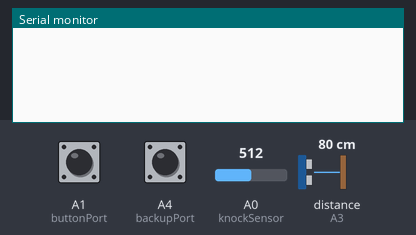
Bench run of a sketch on a simulated Arduino Uno, built with avr-gcc and run on an emulated ATmega328P. Parts: the last lines printed to the serial monitor. Wiring (inferred from the names in the program): ultrasonic range finder: trigger A2; echo A3. Inputs (shaded band) come from the test bench; at power-on: distance to the obstacle (sensor on A3) 80 cm, A1 (buttonPort) LOW, A4 (backupPort) LOW, A0 (knockSensor) = 512. The echo pulse lasts 58.3 µs per cm.

Above: at 2.0 s.
2.1 s: distance to the obstacle (sensor on A3) set to 2 cm
At 3.0 s:
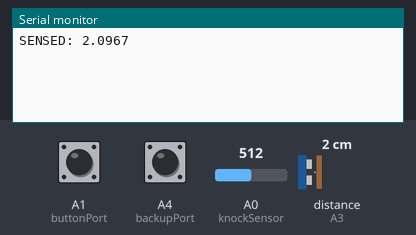
3.6 s: A1 (buttonPort) pulled HIGH for 0.15 s
At 4.2 s:
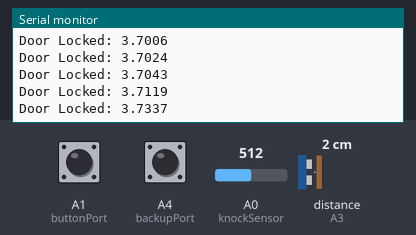
5.2 s: A4 (backupPort) pulled HIGH for 0.15 s
At 6.0 s:
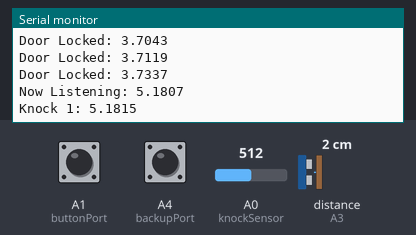
6.8 s: A4 (backupPort) pulled HIGH for 1 s
At 8.5 s:
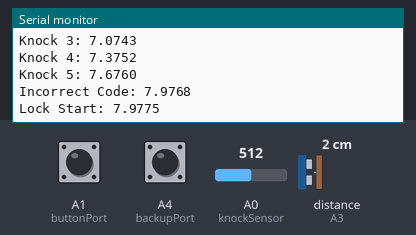
9.5 s: distance to the obstacle (sensor on A3) set to 250 cm
12.5 s: A1 (buttonPort) pulled HIGH for 1 s
At 14.2 s:
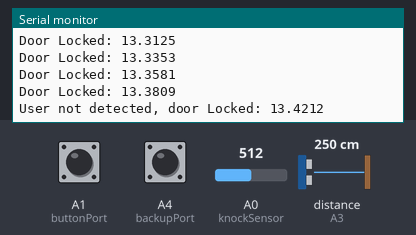

The sketch:

BockinKnox__final.ino.ino
```cpp
//LED CONSTANTS
const int row[6] = {8, 9, 10, 11, 12, 13};
const int col[6] = {7, 6, 5, 4, 3, 2};

const int empty[6][6] = {
  {0,0,0,0,0,0},
  {0,0,0,0,0,0},
  {0,0,0,0,0,0},
  {0,0,0,0,0,0},
  {0,0,0,0,0,0},
  {0,0,0,0,0,0},
};


const int full[6][6] = {
  {1,1,1,1,1,1},
  {1,1,1,1,1,1},
  {1,1,1,1,1,1},
  {1,1,1,1,1,1},
  {1,1,1,1,1,1},
  {1,1,1,1,1,1},
};

const int arrow1[6][6] = {
  {0,0,1,1,0,0},
  {0,0,0,0,0,0},
  {0,0,0,0,0,0},
  {0,0,0,0,0,0},
  {0,0,0,0,0,0},
  {0,0,0,0,0,0},
};

const int arrow2[6][6] = {
  {0,0,1,1,0,0},
  {0,0,1,1,0,0},
  {0,0,0,0,0,0},
  {0,0,0,0,0,0},
  {0,0,0,0,0,0},
  {0,0,0,0,0,0},
};

const int arrow3[6][6] = {
  {0,0,1,1,0,0},
  {0,0,1,1,0,0},
  {0,0,1,1,0,0},
  {0,0,0,0,0,0},
  {0,0,0,0,0,0},
  {0,0,0,0,0,0},
};

const int arrow4[6][6] = {
  {0,0,1,1,0,0},
  {0,0,1,1,0,0},
  {0,0,1,1,0,0},
  {1,1,1,1,1,1},
  {0,0,0,0,0,0},
  {0,0,0,0,0,0},
};

const int arrow5[6][6] = {
  {0,0,1,1,0,0},
  {0,0,1,1,0,0},
  {0,0,1,1,0,0},
  {1,1,1,1,1,1},
  {0,1,1,1,1,0},
  {0,0,0,0,0,0},
};

const int arrow6[6][6] = {
  {0,0,1,1,0,0},
  {0,0,1,1,0,0},
  {0,0,1,1,0,0},
  {1,1,1,1,1,1},
  {0,1,1,1,1,0},
  {0,0,1,1,0,0},
};


const int blue[6][6] = {
  {0,0,0,1,1,1},
  {0,0,0,1,1,1},
  {0,0,0,1,1,1},
  {0,0,0,1,1,1},
  {0,0,0,1,1,1},
  {0,0,0,1,1,1},
};
const int circle1[6][6] = {
  {0,0,0,0,0,0},
  {0,0,0,0,0,0},
  {0,0,1,1,0,0},
  {0,0,1,1,0,0},
  {0,0,0,0,0,0},
  {0,0,0,0,0,0},
};

const int circle2[6][6] = {
  {0,0,0,0,0,0},
  {0,1,1,1,1,0},
  {0,1,0,0,1,0},
  {0,1,0,0,1,0},
  {0,1,1,1,1,0},
  {0,0,0,0,0,0},
};

const int circle3[6][6] = {
  {1,1,1,1,1,1},
  {1,0,0,0,0,1},
  {1,0,0,0,0,1},
  {1,0,0,0,0,1},
  {1,0,0,0,0,1},
  {1,1,1,1,1,1},
};

// incorrect input
const int red[6][6]  = {
  {1,1,1,0,0,0},
  {1,1,1,0,0,0},
  {1,1,1,0,0,0},
  {1,1,1,0,0,0},
  {1,1,1,0,0,0},
  {1,1,1,0,0,0}
};

const int redLine1[6][6]  = {
  {1,0,0,0,0,0},
  {1,0,0,0,0,0},
  {1,0,0,0,0,0},
  {1,0,0,0,0,0},
  {1,0,0,0,0,0},
  {1,0,0,0,0,0}
};

const int redLine2[6][6]  = {
  {1,1,0,0,0,0},
  {1,1,0,0,0,0},
  {1,1,0,0,0,0},
  {1,1,0,0,0,0},
  {1,1,0,0,0,0},
  {1,1,0,0,0,0}
};

const int one[6][6]  = {
  {0,0,1,1,0,0},
  {0,0,1,1,0,0},
  {0,0,1,1,0,0},
  {0,0,1,1,0,0},
  {0,0,1,1,0,0},
  {0,0,1,1,0,0}
};

const int two[6][6] = {
  {1,1,1,1,1,1},
  {0,0,0,0,0,1},
  {0,0,0,0,0,1},
  {1,1,1,1,1,1},
  {1,0,0,0,0,0},
  {1,1,1,1,1,1},
};

const int three[6][6] = {
  {1,1,1,1,1,1},
  {0,0,0,0,0,1},
  {0,0,1,1,1,1},
  {0,0,1,1,1,1},
  {0,0,0,0,0,1},
  {1,1,1,1,1,1},
};

const int four[6][6] = {
  {1,0,0,0,0,1},
  {1,0,0,0,0,1},
  {1,0,0,0,0,1},
  {1,1,1,1,1,1},
  {0,0,0,0,1,1},
  {0,0,0,0,1,1},
};

const int five[6][6] = {
  {1,1,1,1,1,1},
  {1,0,0,0,0,0},
  {1,0,0,0,0,0},
  {1,1,1,1,1,1},
  {0,0,0,0,0,1},
  {1,1,1,1,1,1},
};

const int NUMOFCOLS = 6;
const int NUMOFROWS = 6;
//--------------------------------------------------------------------


int current_count = 0; // For custom Millis
unsigned long volatile overflow_count = 0; // For cusotm Millis

const int buttonPort = A1;
const int trigPin = A2;
const int echoPin = A3;
const int servoPort = A5;
const int backupPort = A4;

// Knock sensing variables
const int postKnockWait = 250; // Delay to wait after a knock
const int maxKnocks = 5; // Max number of knocks for the secret code
const int maxWait = 7; // Max time to wait while listening for knocks
const double secretKnockKey[5] = {0.00,0.76,0.79,0.37,0.41}; // the seconds in between each knock for the secret knock
const double rejectKnockThreshold = 0.20; // The tolerance allowed for the guess knock
const int knockSensor = A0;
const int knockSoundThreshold = 105; // The minimum sound the piezo sensor needs to hear to register a knock
double knockReadings[5] = {0.0,0.0,0.0,0.0,0.0}; // Storage of the knocks recorded
int knockNumber = 0; //current number of knocks
int knockSensorReading = 0;

//ultrasonic sensing variables
long duration;
int currDistance;
bool detected = false;
int detectCheck[25];
int currDetect = 0;
int detectAvg= 0;

//Door status
bool doorLocked = false;


ISR(TIMER0_COMPA_vect) {        //Timer interrupt ISR (Interrupts when overflow)
    overflow_count++;
}

double customMillis(){ // returns time since boot up in seconds
  current_count = TCNT0; // Ticks every 8 clock cycles
  return (current_count + (double)(overflow_count*255))/250000.000000;
}

void setup() {
  cli();
  pinMode(buttonPort,INPUT);
  pinMode(servoPort, INPUT);
  pinMode(trigPin, OUTPUT);
  pinMode(echoPin, INPUT);
  pinMode(backupPort, INPUT);
  // LED array pin setup
  for(int r = 0; r < NUMOFROWS; r++) {
    pinMode(row[r], OUTPUT);
  }
  for(int c = 0; c < NUMOFCOLS; c++) {
    pinMode(col[c], OUTPUT);
    digitalWrite(col[c], HIGH);
  }
  Serial.begin(9600);
  TCCR0B = 0; // Resets timer0
  TCCR0B |= (3 <<0); // sets prescalar to 64 (250000 Hz)
  TIMSK0 |= (3 << 0); // enables overflow and OCR interrupts
  OCR0A = 255; // overflow interrupt at 255 clock cycles
  //Lock door on bootup

  for(int i = 0; i < 24; i++){
    detectCheck[i] = 0;
  }

  sei();
  doorLock();

}

void loop() {
  //ULTRASONIC CALCULATIONS
  // Clears the trigPin
  digitalWrite(trigPin, LOW);
  delayMicroseconds(2);
  // Sets the trigPin on HIGH state for 10 micro seconds
  digitalWrite(trigPin, HIGH);
  delayMicroseconds(10);
  digitalWrite(trigPin, LOW);
  // Reads the echoPin, returns the sound wave travel time in microseconds
  duration = pulseIn(echoPin, HIGH);
  // Calculating the distance
  currDistance= duration*0.034/2;
  //----------------------
  //Serial.println(currDistance);

  if(detected == false)
  {
   if(currDistance <= 40 && currDistance < 400){ // Enter the knock detection once ultrasoncic detects something close
    Serial.print("SENSED: ");
    Serial.println(customMillis(),4);
    detected = true;
    currDetect = 0;

    //welcome
    writeDisplayAnimation(arrow1, .080);
    writeDisplayAnimation(arrow2, .080);
    writeDisplayAnimation(arrow3, .080);
    writeDisplayAnimation(arrow4, .080);
    writeDisplayAnimation(arrow5, 0.080);
    writeDisplayAnimation(arrow6, 1.2);
   }

  }

  if(detected == true)
  {

    if(doorLocked == true) // Only listen for knocks if the door is actually locked
    {
      writeDisplayStatic(full);
      knockSensorReading = analogRead(knockSensor);
      //Serial.println(knockSensorReading);
      //if(knockSensorReading >= knockSoundThreshold && customMillis() > 0.5){ //First knock (Ignores first 0.5 seconds because the sensor is setting up
      if(digitalRead(backupPort) == HIGH){
        knockListen();
      }
    }
    else
      writeDisplayStatic(blue);
    // Button to lock the door
    if(digitalRead(buttonPort) == HIGH){
      doorLock();
      Serial.print("Door Locked: ");
      Serial.println(customMillis(),4);
    }
    if(currDistance >400)
      currDistance = 10;
    detectCheck[currDetect] = currDistance;

    for(int i = 0; i < 24; i++){
      detectAvg += detectCheck[i];
    }
    if(detectAvg/9 > 500){
      detected = false;
      writeDisplayStatic(empty);
      doorLock();
      Serial.print("User not detected, door Locked: ");
      Serial.println(customMillis(),4);
    }
    currDetect++;

    if(currDetect == 24)
      currDetect = 0;
    detectAvg = 0;
  }


}

void knockListen(){
  Serial.print("Now Listening: ");
  Serial.println(customMillis(),4);
  double startTime = customMillis();
  double prevKnockTime = customMillis();

  knockNumber = 0;
    do
    {
      if(knockNumber != 0){ // Do not re-check the first knock
        knockSensorReading = analogRead(knockSensor);
      }
      //if(knockSensorReading >= knockSoundThreshold){ // If detect knock
      if(digitalRead(backupPort) == HIGH){
        Serial.print("Knock ");
        Serial.print(knockNumber+1);
        Serial.print(": ");
        Serial.println(customMillis(),4);
        knockReadings[knockNumber] = customMillis() - prevKnockTime; // Record time between current knock and prev knock
        prevKnockTime = customMillis(); // Set the current knock to the prev knock
        knockNumber += 1;
        writeDisplayAnimation(empty, 0.05);
        writeDisplayStatic(full);
        delay(postKnockWait);
      }

    }while((customMillis() - startTime) < maxWait  && (knockNumber < maxKnocks)); // Keep looping while within time or less than max number of knocks
    // Check if knock sequence was valid
    if (knockCheck() == true){
      doorUnlock();
       Serial.print("Open: ");
       Serial.println(customMillis(),4);
        //correct
        for(int i = 0; i <3; i++) {
          writeDisplayAnimation(circle1, .10);
          writeDisplayAnimation(circle2, .10);
          writeDisplayAnimation(circle3, .10);
          writeDisplayAnimation(circle2, .10);
        }

    }
    else{
      Serial.print("Incorrect Code: ");
      Serial.println(customMillis(),4);
      //incorrect
      Serial.print("Lock Start: ");
      Serial.println(customMillis(),4);
      writeDisplayAnimation(five, 1);
      writeDisplayAnimation(four, 1);
      writeDisplayAnimation(three, 1);
      writeDisplayAnimation(two, 1);
      writeDisplayAnimation(one, 1);//Lock for 5 seconds
      Serial.print("Lock End: ");
      Serial.println(customMillis(),4);

    }


  }

bool knockCheck(){
  // First check that there are 5 knocks inputted
  if (knockNumber != maxKnocks)
    return false;

  double tolerance = 0.0;
  for (int i = 0; i < maxKnocks; i++){
    // Use a tolerance so that the inputed code does not need to be
    // exactly equal to the secret code
    tolerance = abs(knockReadings[i] - secretKnockKey[i]);
    //Serial.println(tolerance);
    if(tolerance > rejectKnockThreshold){
      return false;
    }
  }

  return true;
}


// 1350 is the pulse length for 90 degress
// 2100 is the pulse length for 180 degrees
void doorUnlock(){
    if(doorLocked == true){
      for(int pos = 2100; pos > 1350; pos-=20){ //Increment form 180 degrees to 90 degrees
         digitalWrite(servoPort, HIGH);
         delayMicroseconds(pos);
         digitalWrite(servoPort, LOW);
         delay(20);
      }
      doorLocked = false;
    }


}

void doorLock(){
  if(doorLocked == false){
    for(int pos = 1350; pos < 2100; pos+=20){ //Increment form 90 degrees to 180 degrees
       digitalWrite(servoPort, HIGH);
       delayMicroseconds(pos);
       digitalWrite(servoPort, LOW);
       delay(20);
    }
    doorLocked = true;
  }
}


//LED Functions


void turnOnLight(int r, int c){
  digitalWrite(r, HIGH);
  digitalWrite(c, LOW);
}

void turnOffLight(int r, int c){
  digitalWrite(r, LOW);
  digitalWrite(c, HIGH);
}

void writeDisplayAnimation(int ledMatrix[NUMOFROWS][NUMOFCOLS], double displayTime){

  //Serial.print("LED Pattern start: ");
  //Serial.println(customMillis(),4);
  double startTime = customMillis();
  while (customMillis() - startTime < displayTime){
    for (int r = 0; r < NUMOFROWS; r++){
      for (int c = 0; c < NUMOFCOLS; c++){
        if (ledMatrix[r][c] == 1){
          turnOnLight(row[r],col[c]);
          delay(0.5);
          turnOffLight(row[r],col[c]);
        }
        else{
          turnOffLight(row[r],col[c]);
        }
      }
    }
  }
  //Serial.print("LED Pattern end: ");
 // Serial.println(customMillis(),4);
}

void writeDisplayStatic(int ledMatrix[NUMOFROWS][NUMOFCOLS]){

  for (int r = 0; r < NUMOFROWS; r++){
    for (int c = 0; c < NUMOFCOLS; c++){
      if (ledMatrix[r][c] == 1){
        turnOnLight(row[r],col[c]);
      }
      else{
        turnOffLight(row[r],col[c]);
      }
    }
  }


}
```

Measured:
- after the input at 2.1 s, the serial monitor: prints a new line at once (image 1)
- after the input at 3.6 s, the serial monitor: prints a new line after 0.12 s (image 2)
- after the input at 5.2 s, the serial monitor: prints a new line at once (image 3)
- after the input at 6.8 s, the serial monitor: prints a new line at once (image 4)
- after the input at 12.5 s, the serial monitor: prints a new line after 0.55 s (image 5)
